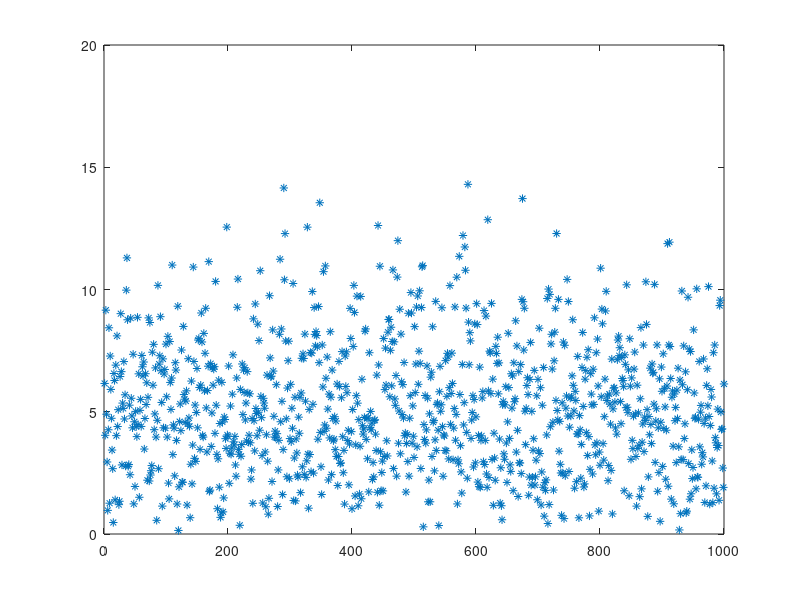

MATLAB code for this plot: (Note: this script raises an error after producing the figure.)
close all
clear all

%% WLMA(1)
LENGTH = 1000;

b1= 1.5 + 1j;
b2= 2.5 - 0.5j;
x = randn([LENGTH+1 1]) + 1i*randn([LENGTH+1 1]);

wlma = zeros([LENGTH 1]);
for i=1:LENGTH
    wlma(i) = x(i+1) + b1*x(i) + b2*x(i);
end

plot(abs(wlma), '*')


[a,b,c] = p4_clms( x, wlma, 2, 0.01 );
plot(real(a'))


%% Testing

LENGTH = 1000;

b1 = 1.5 + 1j;
b2 = 2.5 - 0.5j;

x = sqrt(0.5)*[1 1j]*randn(2,LENGTH); %thank you http://www.mathworks.com/matlabcentral/newsreader/view_thread/32077

wlma = zeros(LENGTH, 1);
wlma(1) = x(1);
wlma(2:end) = x(2:end) + b1*x(1:end-1) + b2*conj(x(1:end-1));

figure;
[a,b,c] = p4_clms( x, wlma, 5, 0.01 );
plot(real(conj(a')))
figure
plot(imag(conj(a')))


%% TESTING ACLMS
LENGTH = 1000;

b1 = 1.5 + 1j;
b2 = 2.5 - 0.5j;

x = sqrt(0.5)*[1 1j]*randn(2,LENGTH); %thank you http://www.mathworks.com/matlabcentral/newsreader/view_thread/32077

wlma = zeros(LENGTH, 1);
wlma(1) = x(1);
wlma(2:end) = x(2:end) + b1*x(1:end-1) + b2*conj(x(1:end-1));
% wlma(1) = x(1);
% wlma(2) = x(2);
% wlma(3:end) = x(3:end) + b1*x(2:end-1) + b2*(x(1:end-2));


figure;
[a,b,~,~] = p4_aclms( x, wlma, 5, 0.01 );
plot(real(conj(a')))
figure
plot(imag(conj(a')))
figure
plot(real(conj(b')))
figure
plot(imag(conj(b')))